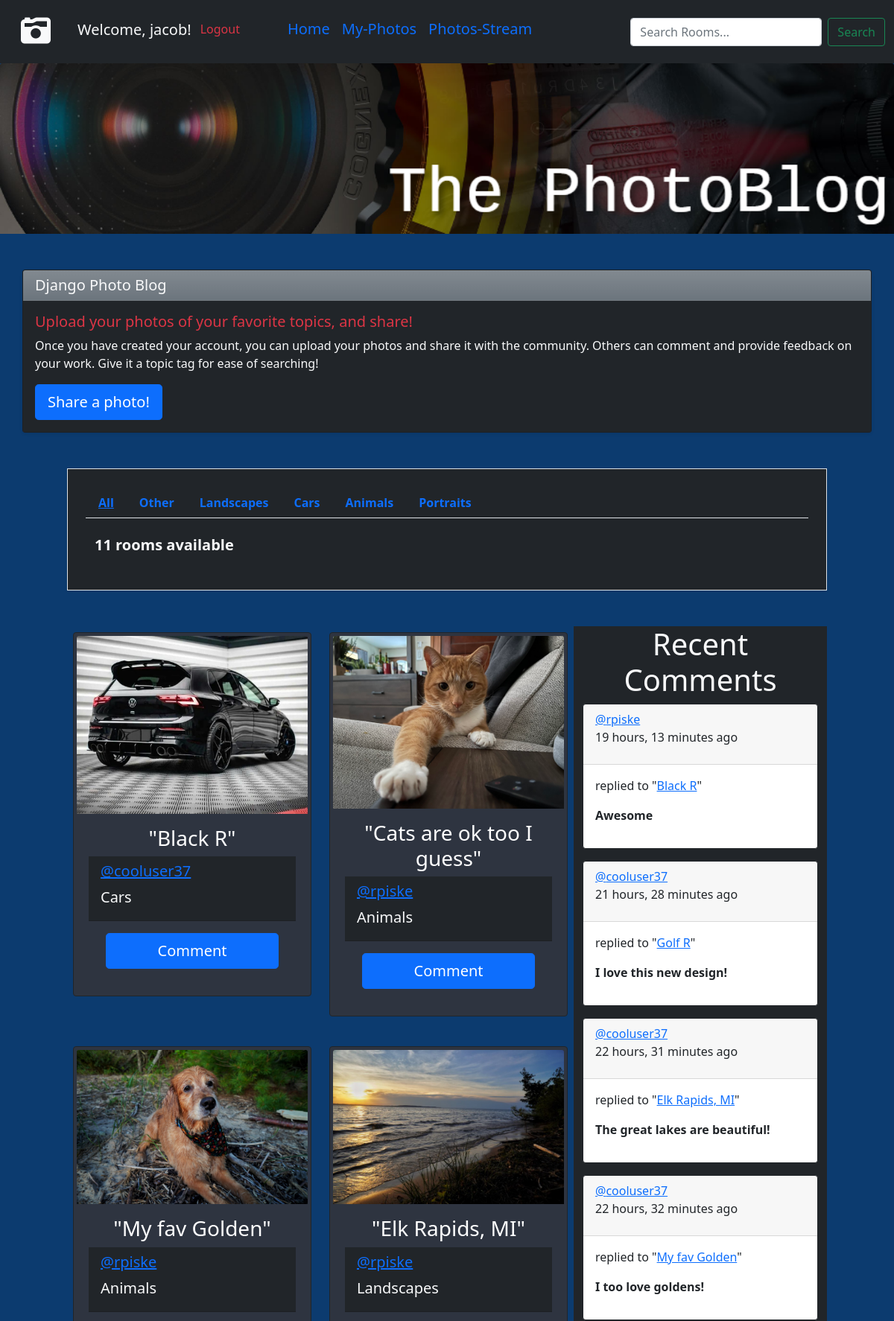
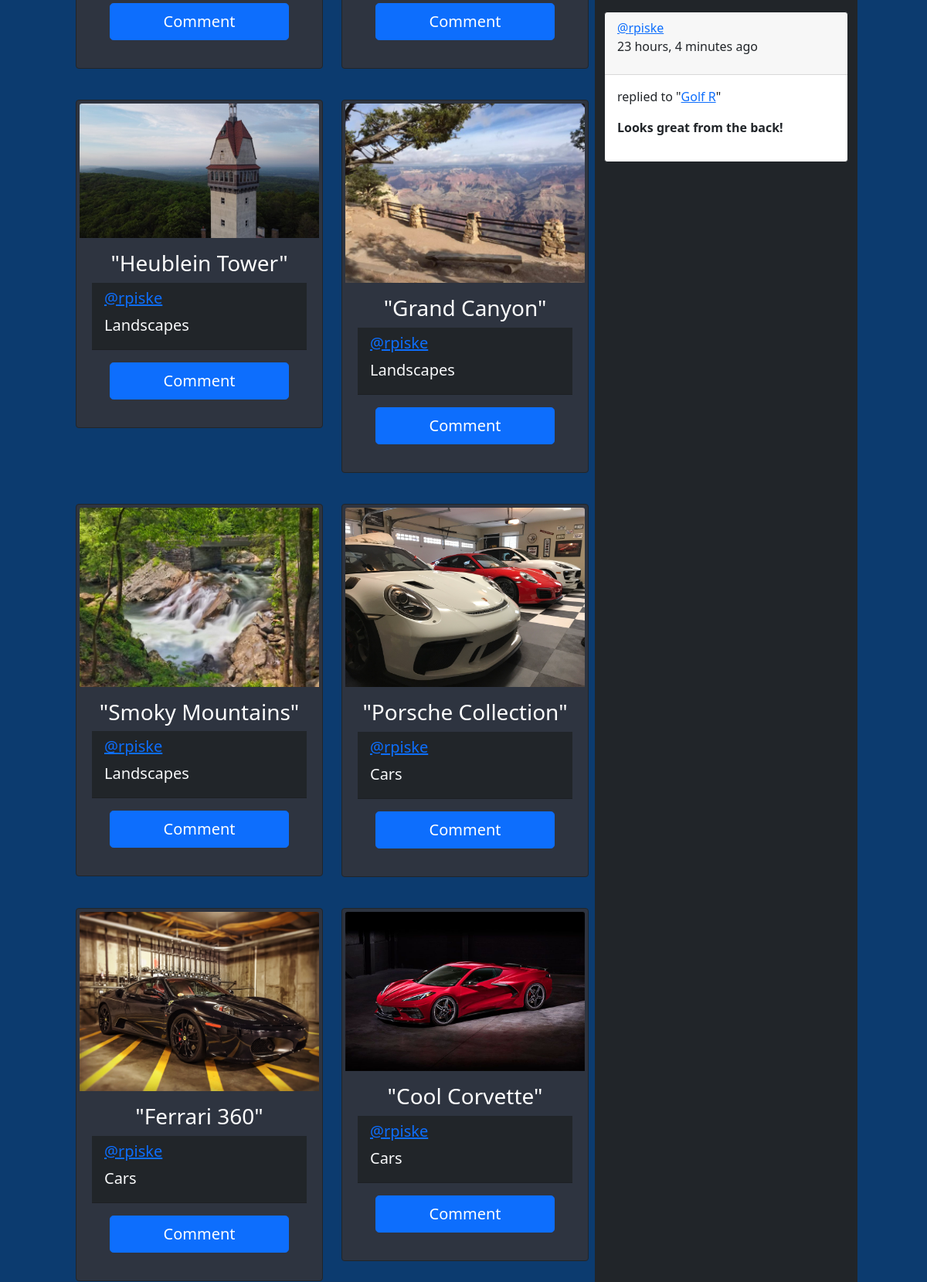
Screenshot of / (signed in, upper part) with the database file from the repository (2 pictures, top to bottom).
### base/models.py (models this page shows, shortened)
class Topic(models.Model):
    name = models.CharField(max_length=200)

class Room(models.Model):
    host = models.ForeignKey(User, on_delete=models.CASCADE, null=True)
    topic = models.ForeignKey(Topic, on_delete=models.SET_NULL, null=True)
    name = models.CharField(max_length=200)
    description = models.TextField(null=True, blank=True)
    participants = models.ManyToManyField(User, related_name='participants', blank=True)
    updated = models.DateTimeField(auto_now=True)
    created = models.DateTimeField(auto_now_add=True)
    likes = models.ManyToManyField(User, related_name='likes')
    room_main_img = models.ImageField(upload_to='images/', default='')
    class Meta:
        ordering = ['-updated', '-created']
    def __str__(self):
        return self.name

class Message(models.Model):
    user = models.ForeignKey(User, on_delete=models.CASCADE)
    room = models.ForeignKey(Room, on_delete=models.CASCADE)
    body = models.TextField()
    updated = models.DateTimeField(auto_now=True)
    created = models.DateTimeField(auto_now_add=True)
    class Meta:
        ordering = ['-updated', '-created']
    def __str__(self):
        return self.body[0:50]

### base/views.py (the view)
# urls.py: 2. Add a URL to urlpatterns:  path('', views.home, name='home')
def home(request):
    q = request.GET.get('q') if request.GET.get('q') != None else ''
    rooms = Room.objects.filter(
        Q(topic__name__icontains=q) |
        Q(name__icontains=q) |
        Q(description__icontains=q)
    )
    topics = Topic.objects.all()
    room_count = rooms.count()
    room_messages = Message.objects.filter(Q(room__topic__name__icontains=q))
    context = {'rooms': rooms, 'topics': topics,
               'room_count': room_count, 'room_messages': room_messages}
    return render(request, 'base/home.html', context)

### base/templates/base/home.html (shortened to what this page needs)
{% extends 'main.html' %}
{% load static %}
{% if request.user.is_authenticated %}
    {% block content %}
        <img src="{% static 'base/images/my-banner.png' %}" class="card-img-top" alt="...">
        <div class="container my-5">
            <div class="row card shadow-sm bg-dark">
                  <h5 class="card-header text-light bg-secondary bg-gradient">Django Photo Blog</h5>
                  <div class="card-body bg-dark">
                    <h5 class="card-title text-danger">Upload your photos of your favorite topics, and share!</h5>
                    <p class="card-text text-light">Once you have created your account, you can upload your photos and share it with
                    the community. Others can comment and provide feedback on your work. Give it a topic tag for ease
                    of searching!</p>
                    <a href="{% url 'create-room' %}" class="btn btn-lg btn-primary">Share a photo!</a>
                  </div>
            </div>
            <div class="row m-5 border p-4 bg-dark shadow-sm">
              {% include 'base/topics_component.html' %}
              <h5 class="lead my-4"><span class="fw-bold text-light">{{ room_count }} rooms available</span></h5>
            </div>
            <div class="row m-5">
                <div class="col-lg-8 mb-5 p-2">
                    {% include 'base/feed_component.html' %}
                </div>
                <div class="col-lg-4 bg-dark">
                    {% include 'base/activity_component.html' %}
                </div>
            </div>
        </div>
    {% endblock %}
{% else %}
    <h1 class="display-6">Welcome!</h1>
    <h2 class="display-4">Login to share your photos.</h2>
{% endif %}

### templates/navbar.html (shortened to what this page needs)
<nav class="navbar navbar-expand-lg navbar-inverse bg-dark">
  <div class="container-fluid">
    <div class="navbar-brand">
        <a class="nav-link text-light" aria-current="page" href="{% url 'home' %}"><i class="fas fa-camera-retro fa-2x"></i></a>
    </div>
    {% if request.user.is_authenticated %}
        <div class="collapse navbar-collapse" id="navbarSupportedContent">
          <ul class="navbar-nav me-auto mb-2 mb-lg-0">
            <li class="nav-item">
                <div class="text-light navbar-brand m-1 h4">Welcome, {{ request.user }}!</div>
            </li>
            <li class="nav-item me-5">
                <a class="nav-link active text-danger" aria-current="page" href="{% url 'logout' %}">Logout</a>
            </li>
            <li class="nav-item">
              <a class="nav-link text-primary active h5" aria-current="page" href="{% url 'home' %}">Home</a>
            </li>
            <li class="nav-item">
              <a class="nav-link text-primary active h5" aria-current="page" href="{% url 'user-profile' user.id %}">My-Photos</a>
            </li>
            <li class="nav-item">
              <a class="nav-link text-primary active h5" aria-current="page" href="{% url 'all-photos' %}">Photos-Stream</a>
            </li>
          </ul>
          <form class="d-flex" method="GET" action="{% url 'home' %}">
            <input class="form-control me-2" type="text" name="q" placeholder="Search Rooms...">
            <button class="btn btn-outline-success" type="submit">Search</button>
          </form>
        </div>
    {% else %}
        <div class="text-success navbar-brand">Rich and Jake's <br><span class="text-primary">Final Project</span></div>
    {% endif %}
  </div>
</nav>

### base/templates/base/topics_component.html
<ul class="nav nav-tabs">
      <li class="nav-link justify-content-center fw-bold"><a href="{% url 'home' %}">All</a></li>
      {% for topic in topics %}
          <li><a class="nav-link fw-bold" href="{% url 'home' %}?q={{ topic.name }}">{{ topic.name }}</a></li>
      {% endfor %}
</ul>

### base/templates/base/feed_component.html
<div class="row row-cols-1 row-cols-md-2 g-4">
{% for room in rooms %}
  <div class="col">
    <div class="card border-dark mb-3 p-1" style="background-color: #2e3440">
        <a href="{% url 'room' room.id %}"><img class="card-img-top" src="{{ room.room_main_img.url }}" alt="img-responsive" title="Goto {{ room.name }}"></a>
      <div class="card-body">
      <h3 class="text-white" style="text-align: center">"{{ room.name }}"</h3>
      <div class="card-header bg-dark text-light">
          <h5><a href="{% url 'user-profile' room.host.id %}">@{{ room.host.username }}</a></h5>
        <p class="card-title lead">{{ room.topic.name }}</p>
      </div>
          {% if request.user == room.host %}
              <div class="d-flex-inline my-3 " >
                <a class="btn btn-primary" href="{% url 'room' room.id %}">Comment</a>
                <a class="btn btn-info" href="{% url 'update-room' room.id %}">Edit</a>
                <a class="btn btn-danger mt-auto" href="{% url 'delete-room' room.id %}">Delete</a>
              </div>
          {% else %}
              <div class="d-grid gap-2 col-10 mx-auto my-3">
                <a class="btn btn-lg btn-primary" href="{% url 'room' room.id %}">Comment</a>
              </div>
          {% endif %}
      </div>
    </div>
  </div>
{% endfor %}
</div>

### base/templates/base/activity_component.html (shortened to what this page needs)
<h3 class="text-center text-light display-6">Recent Comments</h3>
{% for message in room_messages %}
    <div class="card-group">
        <div class="card border-dark mb-3">
            <div class="card-header">
                <a href="{% url 'user-profile' message.user.id %}">@{{ message.user }}</a>
                <p>{{ message.created|timesince }} ago</p>
            </div>
            <div class="card-body text-dark">
                <p class="card-text">replied to "<a href="{% url 'room' message.room.id %}">{{ message.room }}</a>"</p>
                <p class="card-text fw-bold">{{ message }}</p>
            </div>
        </div>
    </div>
{% endfor %}

### static/base/styles/base.css (style rules this page uses)
body { background-color: #0C3B6F; }

### rows the page displays
Topic: name "Other"
Topic: name "Landscapes"
Topic: name "Cars"
Topic: name "Animals"
Topic: name "Portraits"
Room: room_main_img (picture), name "Black R", host.username "cooluser37", topic.name "Cars", shows "Comment"
Room: room_main_img (picture), name "Cats are ok too I guess", host.username "rpiske", topic.name "Animals", shows "Comment"
Room: room_main_img (picture), name "My fav Golden", host.username "rpiske", topic.name "Animals", shows "Comment"
Room: room_main_img (picture), name "Elk Rapids, MI", host.username "rpiske", topic.name "Landscapes", shows "Comment"
Room: room_main_img (picture), name "Heublein Tower", host.username "rpiske", topic.name "Landscapes", shows "Comment"
Room: room_main_img (picture), name "Grand Canyon", host.username "rpiske", topic.name "Landscapes", shows "Comment"
Room: room_main_img (picture), name "Smoky Mountains", host.username "rpiske", topic.name "Landscapes", shows "Comment"
Room: room_main_img (picture), name "Porsche Collection", host.username "rpiske", topic.name "Cars", shows "Comment"
Room: room_main_img (picture), name "Ferrari 360", host.username "rpiske", topic.name "Cars", shows "Comment"
Room: room_main_img (picture), name "Cool Corvette", host.username "rpiske", topic.name "Cars", shows "Comment"
Message: user "rpiske", created "19 hours, 13 minutes", room "Black R", body "Awesome"
Message: user "cooluser37", created "21 hours, 28 minutes", room "Golf R", body "I love this new design!"
Message: user "cooluser37", created "22 hours, 31 minutes", room "Elk Rapids, MI", body "The great lakes are beautiful!"
Message: user "cooluser37", created "22 hours, 32 minutes", room "My fav Golden", body "I too love goldens!"
Message: user "rpiske", created "23 hours, 4 minutes", room "Golf R", body "Looks great from the back!"

### other values shown
{{ request.user }} "jacob"
{{ room_count }} "11"
